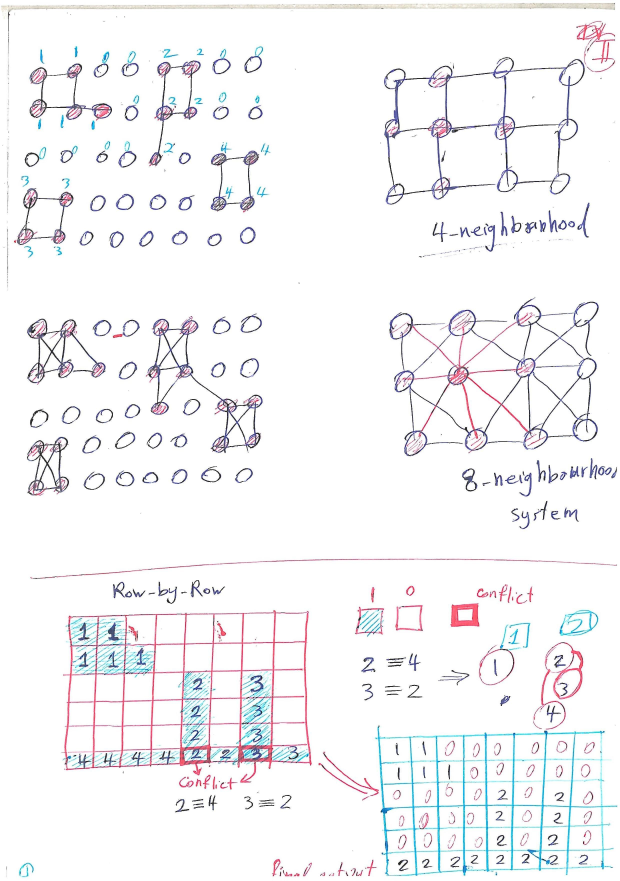
#> input picture data/clean_scans/1.jpg, 2480 x 3521 px (shown at 1/4 size)
$ python -i degradation.py   (imports and definitions only)
#> lines starting #> are read from the running program, lines starting #| are printed output that depends on the picture
"""
Degradation pipeline for document images using OpenCV.
Implements various degradation functions to simulate real-world document conditions,
including 3D physical paper curl (Elastic Transform).
"""

import cv2
import numpy as np
from typing import Tuple, Optional
import random


class DegradationPipeline:
    """
    A pipeline for applying various degradations to document images.
    Simulates real-world conditions like blur, noise, perspective distortion, color temp, and physical curl.
    """

    def __init__(self, seed: Optional[int] = None):
        """
        Initialize the degradation pipeline.

        Args:
            seed: Random seed for reproducibility
        """
        if seed is not None:
            np.random.seed(seed)
            random.seed(seed)

    # [54 lines left out: functions apply_ink_simulation, apply_color_temperature, not called in this run]

    def apply_motion_blur(self, image: np.ndarray, kernel_size: Optional[int] = None, angle: Optional[float] = None) -> np.ndarray:
        """Apply motion blur to simulate camera shake."""
        if angle is None:
            angle = random.uniform(0, 360)
        if kernel_size is None:
            kernel_size = random.choice([7, 9, 11]) # Reduced from 15 to preserve text structure

        kernel = np.zeros((kernel_size, kernel_size))
        center = kernel_size // 2
        end_x = int(center + kernel_size / 2 * np.cos(np.radians(angle)))
        end_y = int(center + kernel_size / 2 * np.sin(np.radians(angle)))

        end_x = max(0, min(kernel_size - 1, end_x))
        end_y = max(0, min(kernel_size - 1, end_y))

        cv2.line(kernel, (center, center), (end_x, end_y), 1.0, 1)
        kernel /= np.sum(kernel)

        degraded = cv2.filter2D(image, -1, kernel)
        return degraded

    # [7 lines left out: function apply_gaussian_blur, not called in this run]

    def apply_gaussian_noise(self, image: np.ndarray, mean: float = 0, std: float = 15) -> np.ndarray:
        """Add Gaussian noise to simulate sensor noise. Reduced std to prevent complete text masking."""
        noise = np.random.normal(mean, std, image.shape).astype(np.float32)
        degraded = image.astype(np.float32) + noise
        degraded = np.clip(degraded, 0, 255).astype(np.uint8)
        return degraded

    # [30 lines left out: functions apply_poisson_noise, apply_jpeg_compression, apply_brightness_change, not called in this run]

    def apply_contrast_change(self, image: np.ndarray, factor: Optional[float] = None) -> np.ndarray:
        """Simulate washed out or harsh lighting contrasts."""
        if factor is None:
            factor = random.uniform(0.7, 1.2)

        mean = np.mean(image, axis=(0, 1), keepdims=True)
        degraded = (image - mean) * factor + mean
        degraded = np.clip(degraded, 0, 255).astype(np.uint8)
        return degraded

    # [46 lines left out: functions apply_salt_pepper_noise, apply_shadow, not called in this run]

    def apply_resolution_loss(self, image: np.ndarray, scale_factor: Optional[float] = None) -> np.ndarray:
        """Apply resolution loss by downscaling and upscaling to simulate camera distance."""
        h, w = image.shape[:2]

        if scale_factor is None:
            # Moderated the scale factor from (2, 4) to (1.2, 2.5) to prevent complete loss of character shapes
            scale_factor = random.uniform(1.2, 2.5)

        new_h, new_w = int(h / scale_factor), int(w / scale_factor)
        downscaled = cv2.resize(image, (new_w, new_h), interpolation=cv2.INTER_AREA)
        upscaled = cv2.resize(downscaled, (w, h), interpolation=cv2.INTER_LINEAR)

        return upscaled

    # [21 lines left out: function apply_elastic_transform, not called in this run]

    def apply_random_degradation(self, image: np.ndarray,
                                  num_degradations: int = 4) -> np.ndarray:
        """Apply a random combination of degradations. (Elastic removed for precise corner sync)"""
        degradation_funcs = [
            lambda x: self.apply_motion_blur(x),
            lambda x: self.apply_gaussian_blur(x, kernel_size=random.choice([3, 5])),
            lambda x: self.apply_gaussian_noise(x, std=random.uniform(5, 15)),
            lambda x: self.apply_salt_pepper_noise(x, salt_prob=0.0005, pepper_prob=0.0005),
            lambda x: self.apply_jpeg_compression(x, quality=random.randint(40, 90)),
            lambda x: self.apply_brightness_change(x),
            lambda x: self.apply_contrast_change(x),
            lambda x: self.apply_color_temperature(x),
            lambda x: self.apply_shadow(x, num_shadows=random.randint(1, 2)),
            lambda x: self.apply_resolution_loss(x, scale_factor=random.uniform(1.2, 2.5))
        ]

        num_to_apply = min(num_degradations, len(degradation_funcs))
        selected_funcs = random.sample(degradation_funcs, num_to_apply)

        degraded = image.copy()
        for func in selected_funcs:
            degraded = func(degraded)

        return degraded


def create_degradation_pipeline(seed: Optional[int] = None) -> DegradationPipeline:
    return DegradationPipeline(seed=seed)

>>> import cv2
>>> picture = cv2.imread('../../data/clean_scans/1.jpg')
#> picture is the input picture: shape (3521, 2480, 3); mean B, G, R 246.2, 244.5, 244.8
>>> result = DegradationPipeline().apply_random_degradation(picture)
#> the loop in apply_random_degradation, `for func in selected_funcs:` made 4 passes
#> pass 2, in apply_resolution_loss, `downscaled = cv2.resize(image, (new_w, new_h), interpolation=cv2.INTER..`:
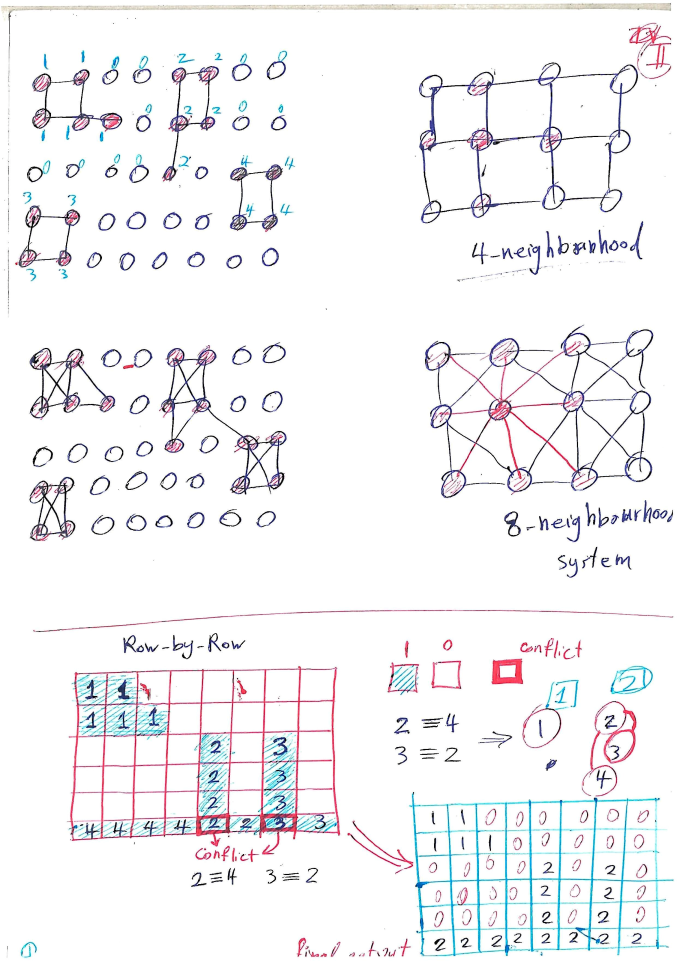
#> downscaled: shape (1922, 1353, 3) (shown at 1/2 size); mean B, G, R 244.8, 242.9, 243.3
#> after the loop in apply_random_degradation, `for func in selected_funcs:`:
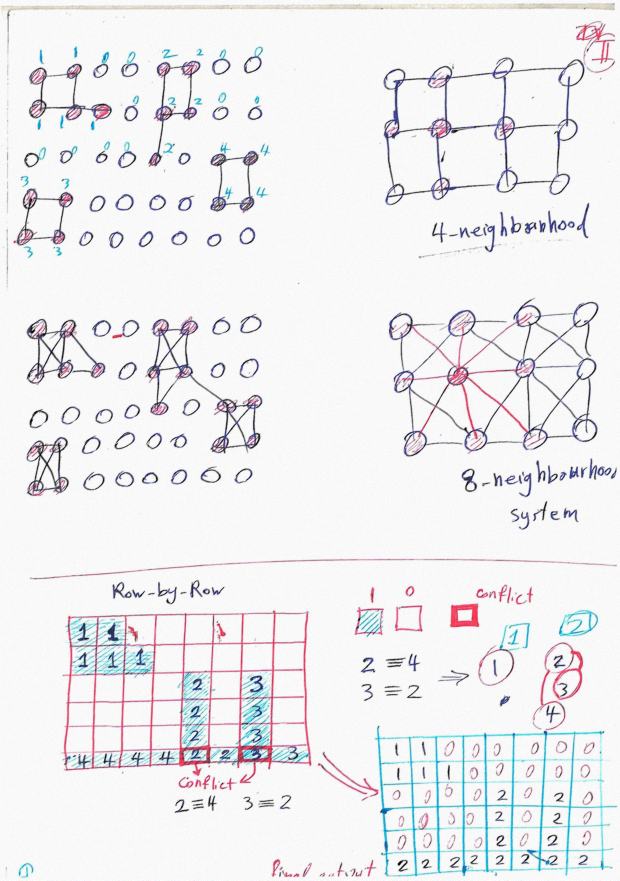
#> degraded: shape (3521, 2480, 3) (shown at 1/4 size); mean B, G, R 239.5, 237.6, 238

$ run again, on data/clean_scans/10.jpg
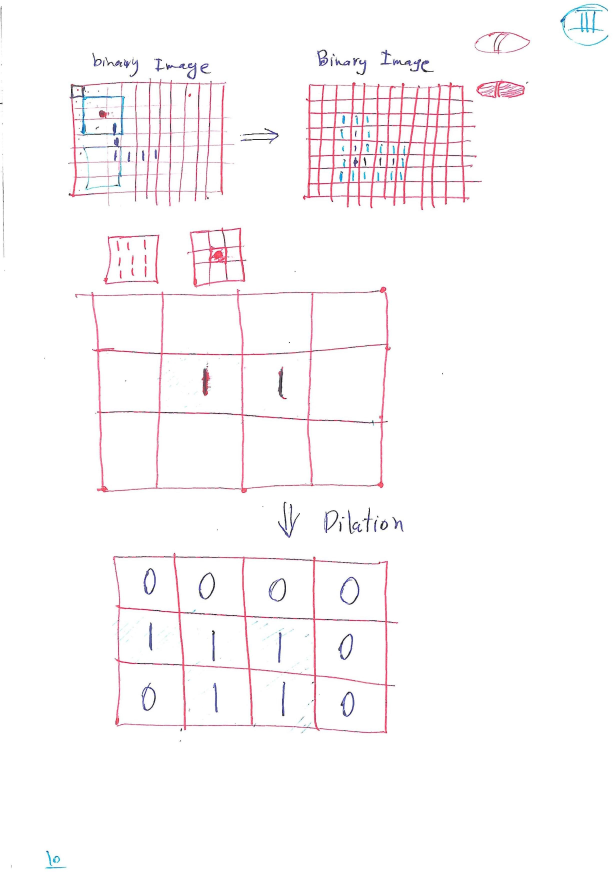
#> input picture data/clean_scans/10.jpg, 2449 x 3485 px (shown at 1/4 size)
#> picture is the input picture: shape (3485, 2449, 3); mean B, G, R 250.3, 249.2, 251.8
#> the loop in apply_random_degradation, `for func in selected_funcs:` made 4 passes
#> pass 2, in apply_resolution_loss, `downscaled = cv2.resize(image, (new_w, new_h), interpolation=cv2.INTER..`:
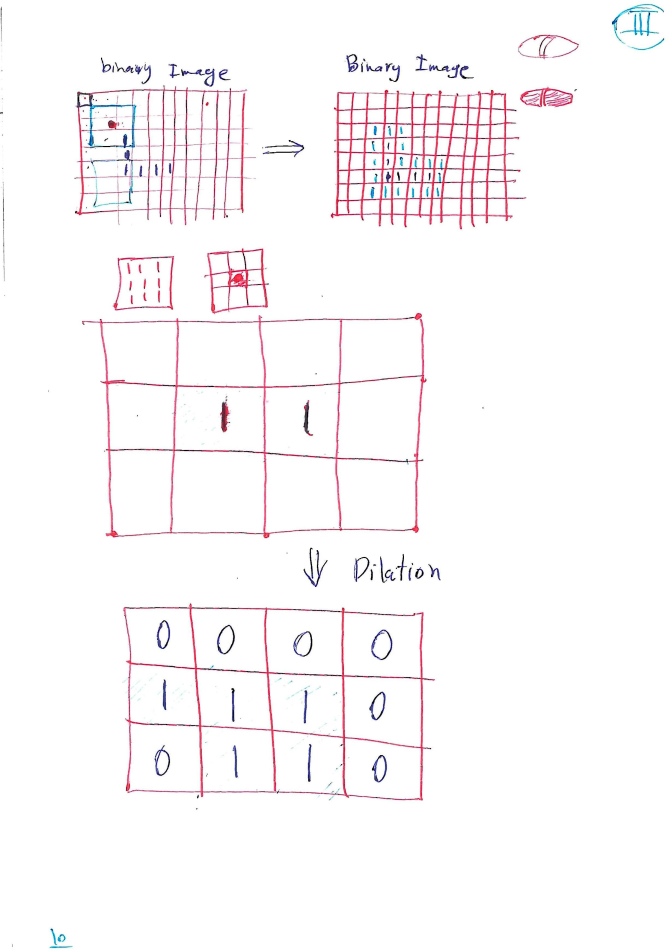
#> downscaled: shape (1902, 1337, 3) (shown at 1/2 size); mean B, G, R 249.5, 248.2, 251.2
#> after the loop in apply_random_degradation, `for func in selected_funcs:`:
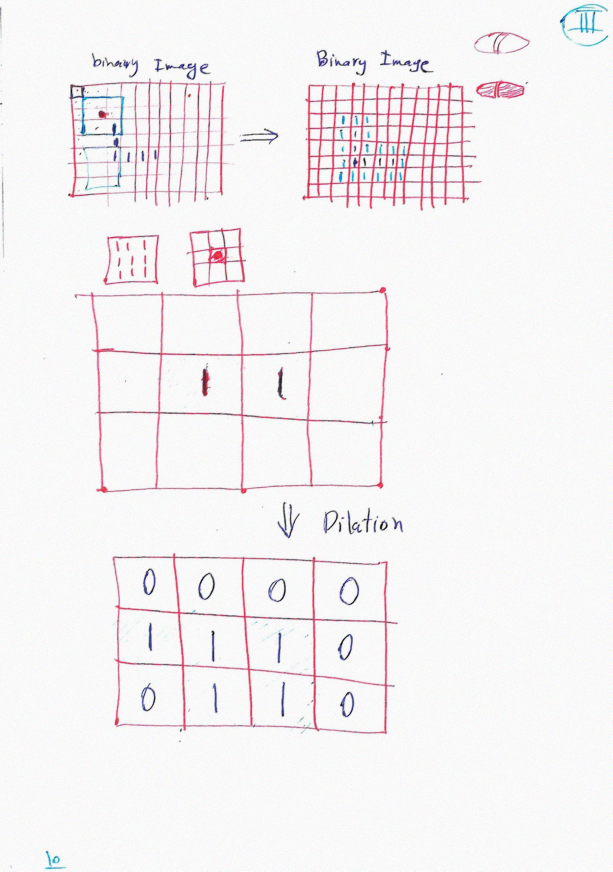
#> degraded: shape (3485, 2449, 3) (shown at 1/4 size); mean B, G, R 243.8, 242.6, 245.6

$ run again, on data/clean_scans/11.jpg
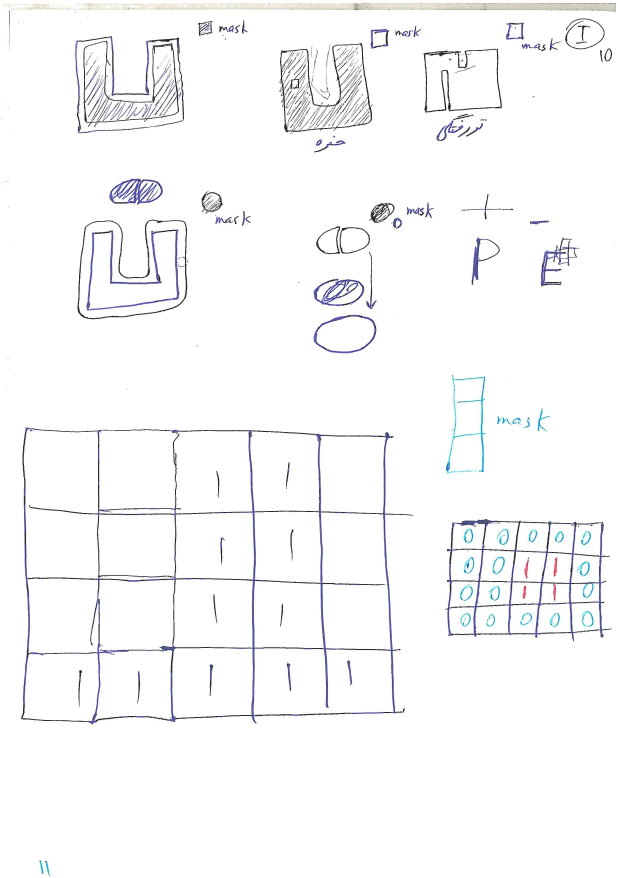
#> input picture data/clean_scans/11.jpg, 2472 x 3512 px (shown at 1/4 size)
#> picture is the input picture: shape (3512, 2472, 3); mean B, G, R 249.4, 248.5, 248.3
#> the loop in apply_random_degradation, `for func in selected_funcs:` made 4 passes
#> pass 2, in apply_resolution_loss, `downscaled = cv2.resize(image, (new_w, new_h), interpolation=cv2.INTER..`:
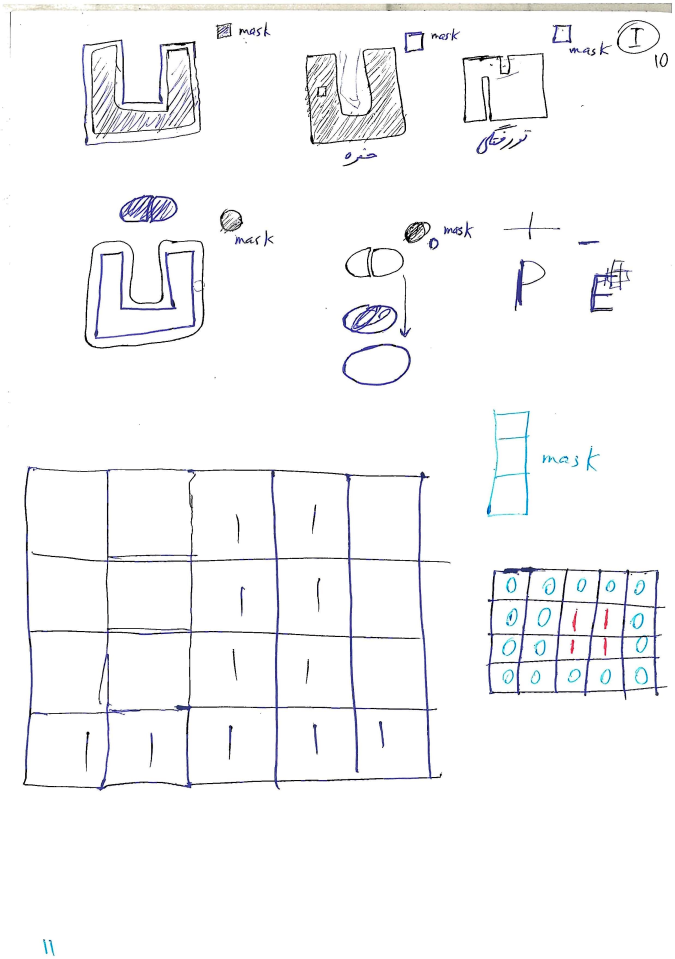
#> downscaled: shape (1917, 1349, 3) (shown at 1/2 size); mean B, G, R 248.5, 247.5, 247.2
#> after the loop in apply_random_degradation, `for func in selected_funcs:`:
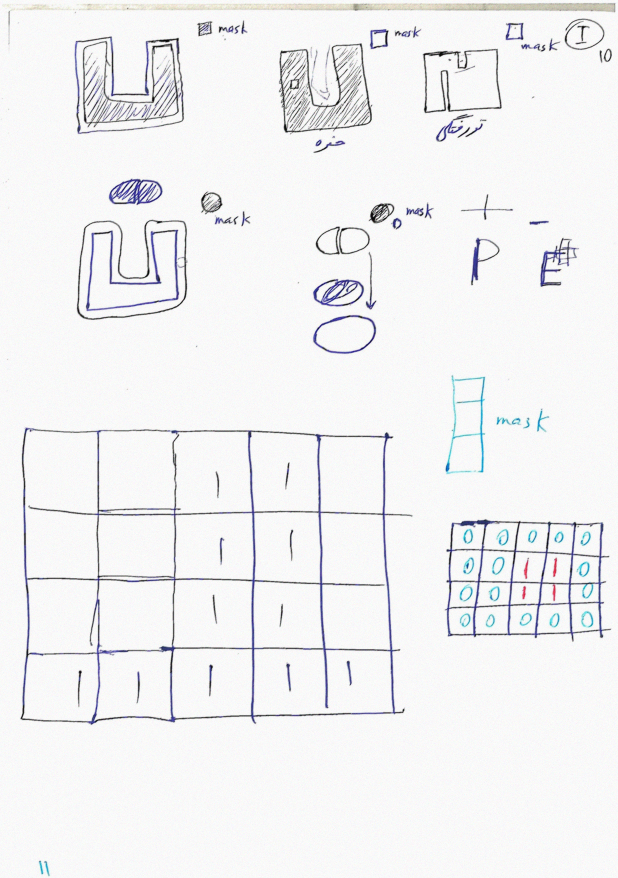
#> degraded: shape (3512, 2472, 3) (shown at 1/4 size); mean B, G, R 242.9, 241.8, 241.6

$ run again, on data/clean_scans/12.jpg
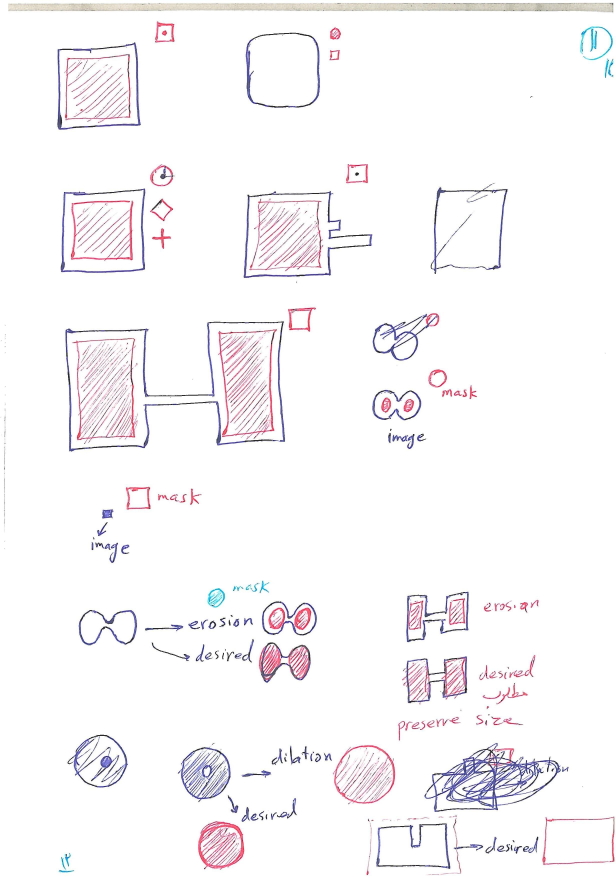
#> input picture data/clean_scans/12.jpg, 2464 x 3512 px (shown at 1/4 size)
#> picture is the input picture: shape (3512, 2464, 3); mean B, G, R 248.4, 246.8, 248.6
#> the loop in apply_random_degradation, `for func in selected_funcs:` made 4 passes
#> pass 2, in apply_resolution_loss, `downscaled = cv2.resize(image, (new_w, new_h), interpolation=cv2.INTER..`:
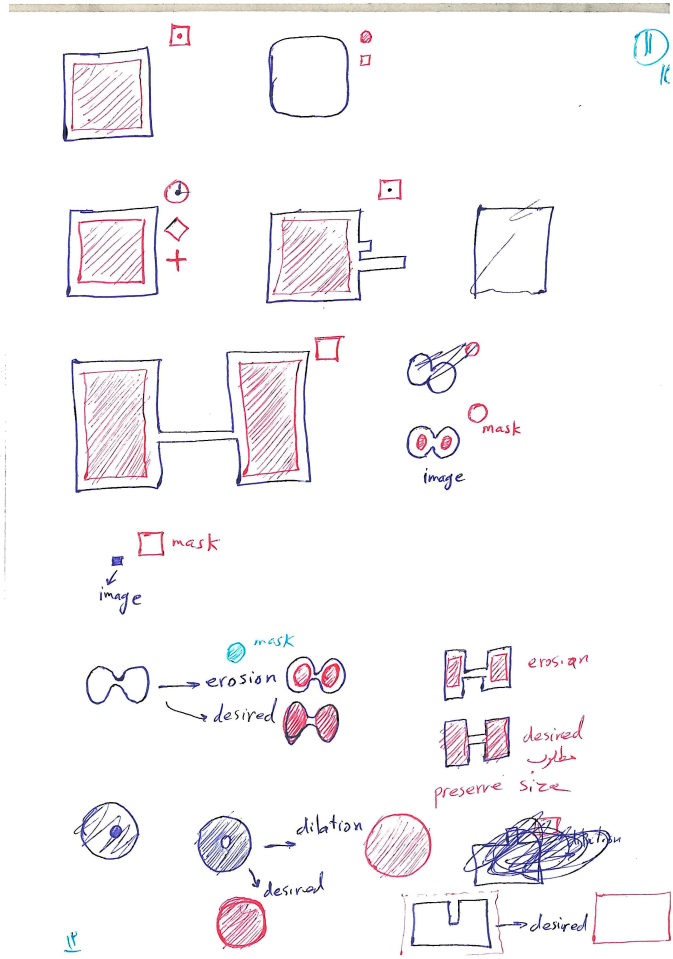
#> downscaled: shape (1917, 1345, 3) (shown at 1/2 size); mean B, G, R 247.3, 245.5, 247.5
#> after the loop in apply_random_degradation, `for func in selected_funcs:`:
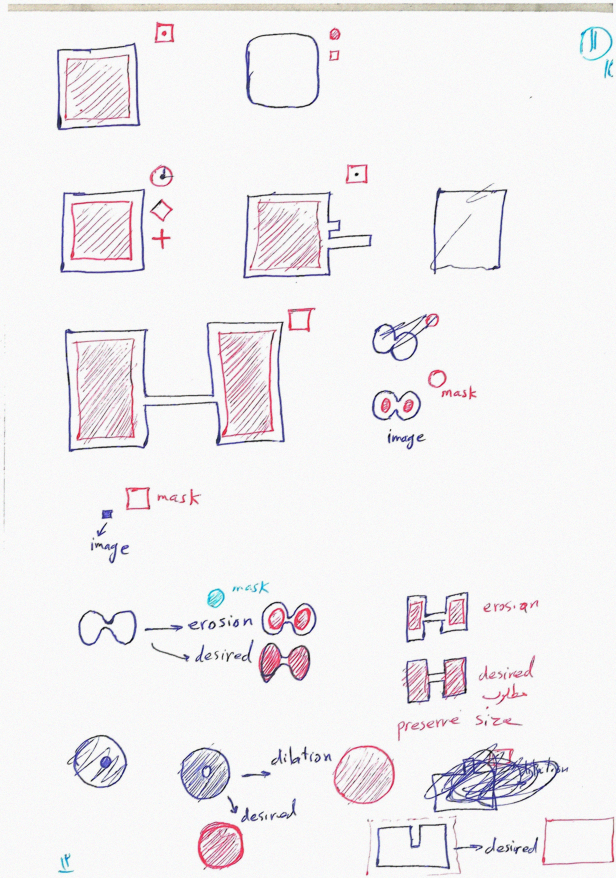
#> degraded: shape (3512, 2464, 3) (shown at 1/4 size); mean B, G, R 241.8, 240, 242.1
